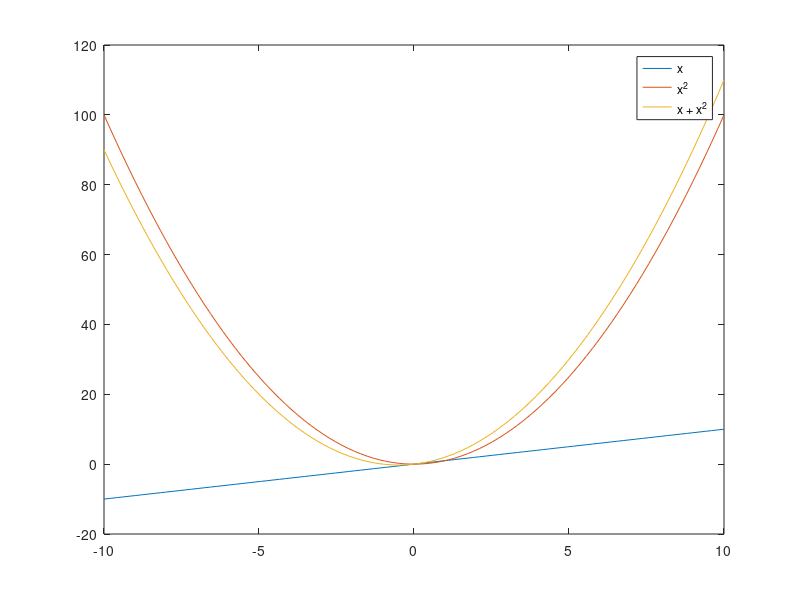

Here is the MATLAB script that generated this plot:
x = linspace(-10, 10, 100);
y1 = x;
y2 = x.^2;
y3 = x + x.^2;
figure; plot(x, y1, x, y2, x, y3);
legend('x', 'x^2', 'x + x^2');